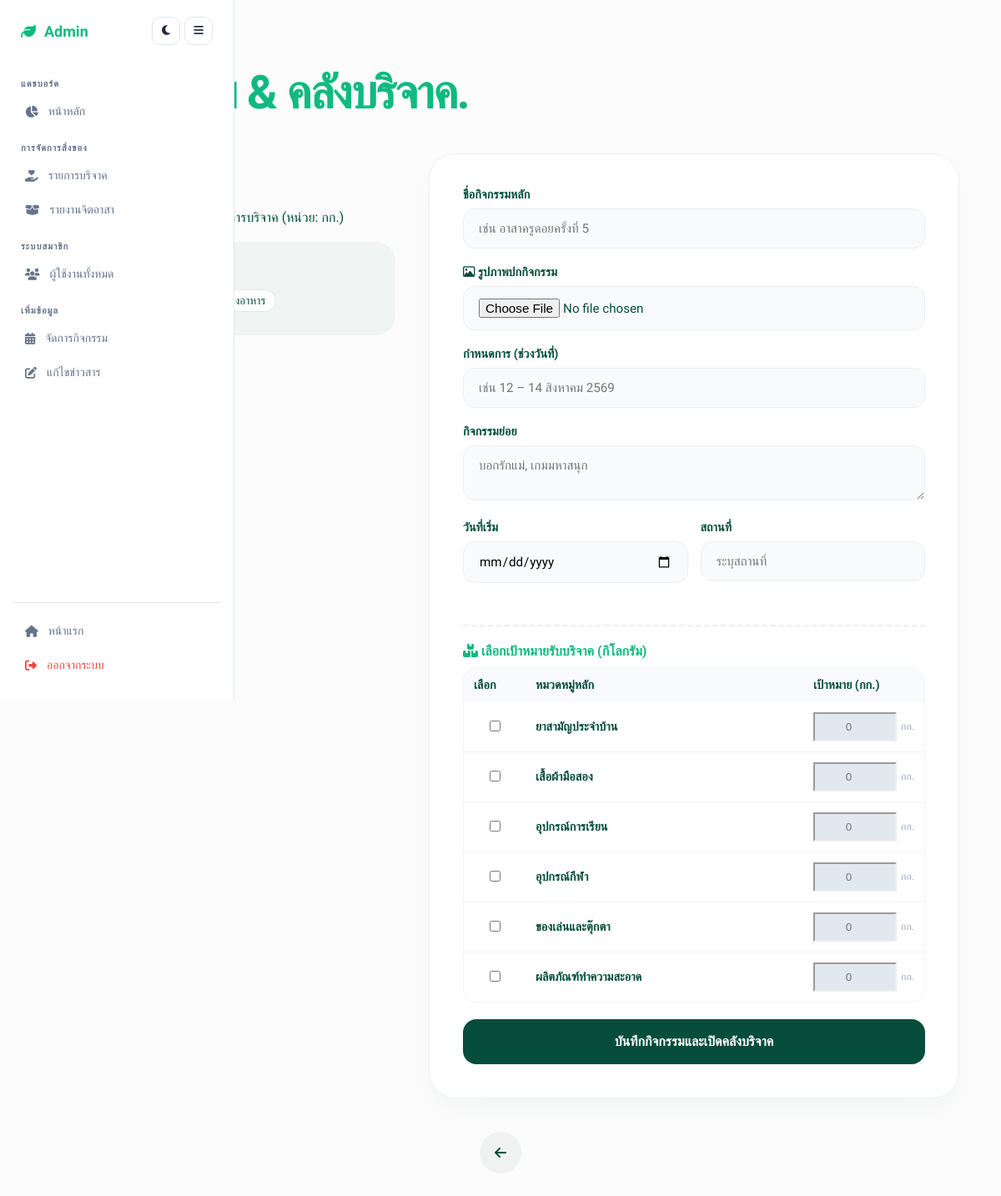
Screenshot of /addevent.php (signed in) with the database file from the repository.
### tables this page shows
CREATE TABLE `donation_items` (
  `item_id` int(11) NOT NULL,
  `category` varchar(100) NOT NULL,
  `sub_category` varchar(100) DEFAULT NULL,
  `item_name` varchar(255) NOT NULL,
  `unit` varchar(50) DEFAULT 'ชิ้น',
  `is_active` tinyint(1) DEFAULT 1
);

### addevent.php (the view, shortened to what this page needs)
<?php
$servername = "localhost"; $username = "root"; $password = ""; $dbname = "project";
$conn = new mysqli($servername, $username, $password, $dbname);
$conn->set_charset("utf8mb4");
$items_query = "SELECT item_id, sub_category, item_name, unit FROM donation_items WHERE is_active = 1 ORDER BY item_id ASC";
$items_result = $conn->query($items_query);
?>
<!DOCTYPE html>
<html lang="th">
<head>
    <link rel="stylesheet" href="https://cdnjs.cloudflare.com/ajax/libs/font-awesome/6.4.0/css/all.min.css">
</head>
<body>
<?php include 'menu_admin.php'; ?>
<div class="container">
    <header class="header">
        <p>Admin Hub</p>
        <h1>เพิ่ม<span>กิจกรรม & คลังบริจาค.</span></h1>
    </header>
    <div class="admin-grid">
        <div class="admin-intro">
            <h2>รายละเอียดกิจกรรม</h2>
            <p>เลือกหมวดหมู่หลักและกำหนดเป้าหมายการบริจาค (หน่วย: กก.)</p>
            <div class="preview-box">
                <h4><i class="fa-solid fa-star" style="color: #fbbf24;"></i> ตัวอย่างกิจกรรมย่อย</h4>
                <div class="preview-tag">บอกรักแม่</div>
                <div class="preview-tag">แจกเสื้อผ้า</div>
                <div class="preview-tag">เลี้ยงอาหาร</div>
            </div>
        </div>
        <div class="form-card">
            <form method="POST" enctype="multipart/form-data" id="eventForm">
                <div class="input-group">
                    <label>ชื่อกิจกรรมหลัก</label>
                    <input type="text" name="event_name" placeholder="เช่น อาสาครูดอยครั้งที่ 5" required>
                </div>
                <div class="input-group">
                    <label><i class="fa-regular fa-image"></i> รูปภาพปกกิจกรรม</label>
                    <input type="file" name="event_image" accept="image/*">
                </div>
                <div class="input-group">
                    <label>กำหนดการ (ช่วงวันที่)</label>
                    <input type="text" name="schedule_range" placeholder="เช่น 12 – 14 สิงหาคม 2569" required>
                </div>
                <div class="input-group">
                    <label>กิจกรรมย่อย</label>
                    <textarea name="highlights" rows="2" placeholder="บอกรักแม่, เกมมหาสนุก"></textarea>
                </div>
                <div class="grid-inputs">
                    <div class="input-group">
                        <label>วันที่เริ่ม</label>
                        <input type="date" name="event_date" required>
                    </div>
                    <div class="input-group">
                        <label>สถานที่</label>
                        <input type="text" name="venue" placeholder="ระบุสถานที่" required>
                    </div>
                </div>
                <div class="items-section">
                    <label style="font-weight: 700; color: var(--emerald);"><i class="fa-solid fa-boxes-stacked"></i> เลือกเป้าหมายรับบริจาค (กิโลกรัม)</label>
                    <div class="items-table-wrapper">
                        <table class="items-table">
                            <thead>
                                <tr>
                                    <th width="50">เลือก</th>
                                    <th>หมวดหมู่หลัก</th>
                                    <th width="120">เป้าหมาย (กก.)</th>
                                </tr>
                            </thead>
                            <tbody>
                                <?php if ($items_result && $items_result->num_rows > 0): ?>
                                    <?php while($item = $items_result->fetch_assoc()): ?>
                                    <tr>
                                        <td align="center">
                                            <input type="checkbox" name="items[]" value="<?= $item['item_id'] ?>" class="item-checkbox">
                                        </td>
                                        <td>
                                            <strong><?= htmlspecialchars($item['sub_category']) ?></strong>
                                        </td>
                                        <td>
                                            <div style="display: flex; align-items: center; gap: 5px;">
                                                <input type="number" name="targets[<?= $item['item_id'] ?>]" class="qty-input target-input" placeholder="0" step="0.01" min="0.01" disabled>
                                                <span style="font-size: 0.75rem; color: #94a3b8;">กก.</span>
                                            </div>
                                        </td>
                                    </tr>
                                    <?php endwhile; ?>
                                <?php endif; ?>
                            </tbody>
                        </table>
                    </div>
                </div>
                <button type="submit" class="btn-save">บันทึกกิจกรรมและเปิดคลังบริจาค</button>
            </form>
        </div>
    </div>
    <a href="manage_events.php" style="text-decoration: none;">
        <div class="next-icon"><i class="fa-solid fa-arrow-left"></i></div>
    </a>
</div>
</body>
</html>

### addevent.php (style rules this page uses)
:root { --emerald: #10b981; --dark-green: #064e3b; --slate: #64748b; --light-gray: #f8fafc; --white: #ffffff; }
body { font-family: 'IBM Plex Sans Thai', sans-serif; background: #fbfcfb; color: var(--dark-green); margin: 0; padding: 0; }
.container { max-width: 1100px; margin-right: 30px; margin-left: auto; padding: 40px 20px; }
.header { margin-bottom: 40px; }
.header p { color: var(--emerald); font-weight: 800; text-transform: uppercase; font-size: 0.85rem; margin-bottom: 8px; letter-spacing: 2px; font-family: 'Bricolage Grotesque', sans-serif; }
.header h1 { font-size: clamp(2rem, 5vw, 3.5rem); font-weight: 800; margin: 0; letter-spacing: -1.5px; font-family: 'Bricolage Grotesque', sans-serif; }
.header h1 span { color: var(--emerald); }
.admin-grid { display: grid; grid-template-columns: 1fr 1.5fr; gap: 40px; }
.form-card { background: var(--white); border-radius: 32px; padding: 40px; border: 1px solid #edf2f0; box-shadow: 0 15px 35px rgba(6, 78, 59, 0.03); }
.input-group { margin-bottom: 20px; }
.input-group label { display: block; font-weight: 600; font-size: 0.9rem; margin-bottom: 8px; color: var(--dark-green); }
.input-group input, .input-group textarea { width: 100%; padding: 14px 18px; border-radius: 14px; border: 1.5px solid #eee; background: var(--light-gray); font-family: inherit; font-size: 0.95rem; transition: all 0.2s; box-sizing: border-box; }
.grid-inputs { display: grid; grid-template-columns: 1fr 1fr; gap: 15px; }
.items-section { margin-top: 30px; border-top: 2px dashed #eee; padding-top: 20px; }
.items-table-wrapper { max-height: 400px; overflow-y: auto; border: 1px solid #f1f5f9; border-radius: 16px; margin-top: 10px; }
.items-table { width: 100%; border-collapse: collapse; font-size: 0.9rem; }
.items-table th { background: #f8fafc; padding: 12px; text-align: left; position: sticky; top: 0; z-index: 1; }
.items-table td { padding: 12px; border-bottom: 1px solid #f1f5f9; }
.qty-input { width: 80px !important; padding: 8px !important; text-align: center; }
.qty-input:disabled { background: #e2e8f0; cursor: not-allowed; border-color: #eee; }
.btn-save { width: 100%; padding: 18px; border-radius: 16px; border: none; background: var(--dark-green); color: var(--white); font-weight: 700; cursor: pointer; transition: all 0.3s ease; font-size: 1rem; margin-top: 20px; }
.preview-box { background: #f0f4f2; padding: 25px; border-radius: 24px; margin-top: 20px; }
.preview-box h4 { margin: 0 0 10px 0; font-size: 1rem; }
.preview-tag { display: inline-block; background: var(--white); padding: 4px 12px; border-radius: 20px; font-size: 0.85rem; margin: 3px; border: 1px solid #e0eadd; }
.next-icon { width: 50px; height: 50px; background-color: #f0f2f1; border-radius: 50%; display: flex; align-items: center; justify-content: center; color: var(--dark-green); transition: 0.3s; margin: 40px auto 0; }

### menu_admin.php (style rules this page uses)
:root { --primary: #10b981; --primary-dark: #047857; --primary-light: #d1fae5; --bg-sidebar: #ffffff; --bg-body: #f8fafc; --text-main: #1e293b; --text-muted: #64748b; --border-color: #e2e8f0; --nav-hover: #f0fdf4; --shadow: 0 4px 6px -1px rgba(0, 0, 0, 0.05); }

### rows the page displays
donation_items: sub_category "ยาสามัญประจำบ้าน"
donation_items: sub_category "เสื้อผ้ามือสอง"
donation_items: sub_category "อุปกรณ์การเรียน"
donation_items: sub_category "อุปกรณ์กีฬา"
donation_items: sub_category "ของเล่นและตุ๊กตา"
donation_items: sub_category "ผลิตภัณฑ์ทำความสะอาด"
